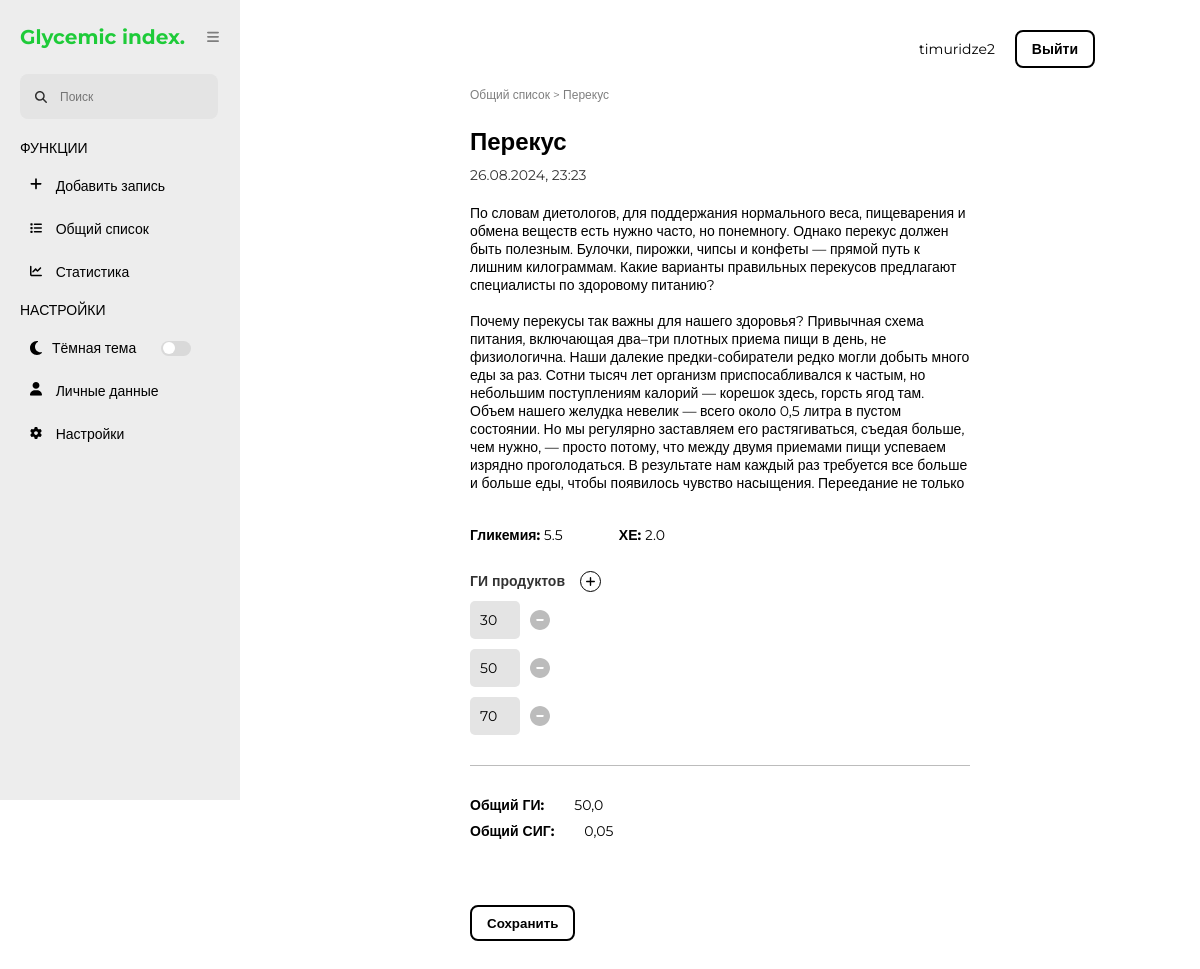
The page /gi-webapp/note/9/ (signed in) on the database as committed earlier.
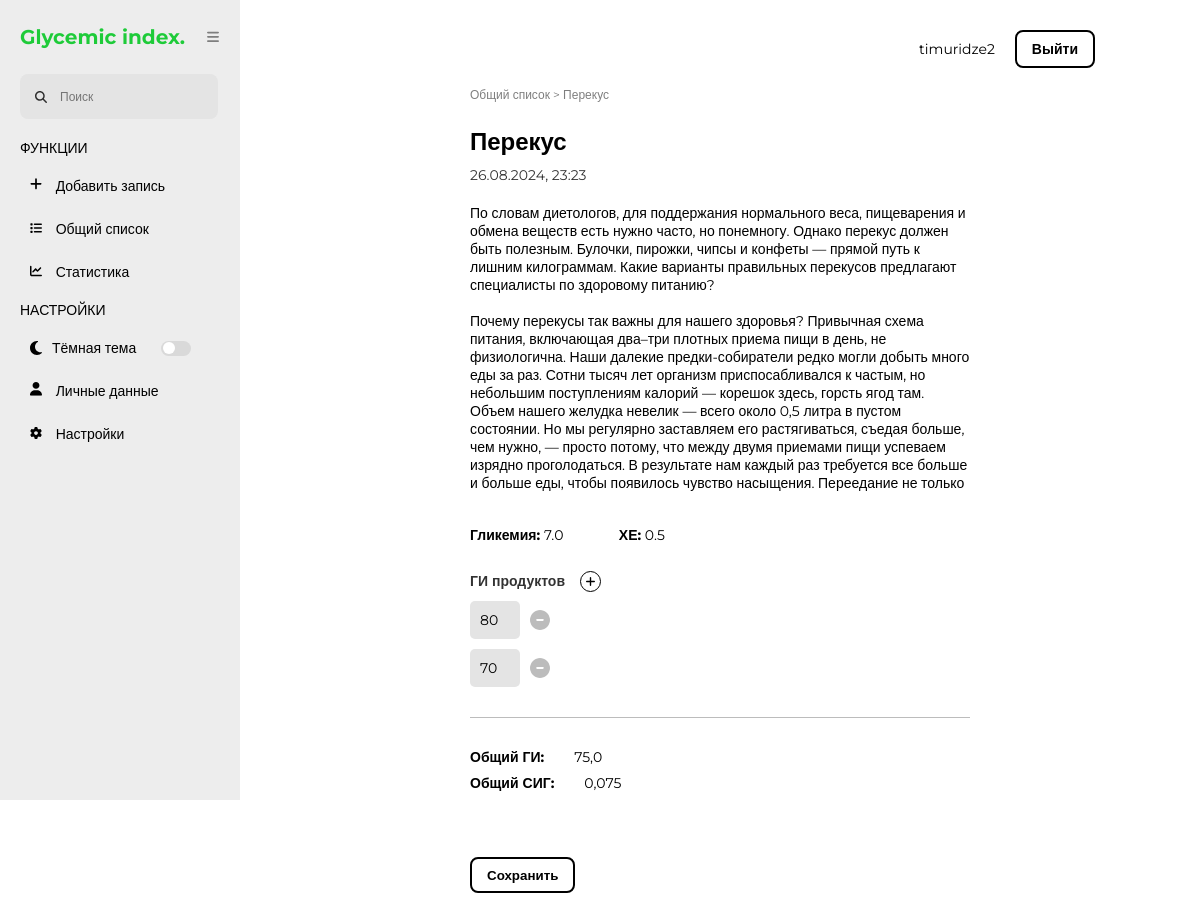
The same page on the database as committed later.
### glycemic_index_app/models.py (models this page shows)
class Note(models.Model):
    title = models.CharField(max_length=300)
    content = models.TextField(blank=True)
    created_at = models.DateTimeField(auto_now_add=True)
    glycemia = models.FloatField()
    bread_units = models.FloatField(blank=True)
    glycemic_index = models.CharField(max_length=500)
    general_gi = models.FloatField()
    general_rcg = models.FloatField()
    graph = models.TextField()
    user = models.ForeignKey(CustomUser, on_delete=models.CASCADE)
    class Meta:
        verbose_name = 'Note'
        verbose_name_plural = 'Notes'
        ordering = ['-created_at']

### glycemic_index_app/views.py (the view)
# urls.py: path('note/<int:pk>/', detail, name='note_detail'),
@login_required(login_url='glycemic_index_app:login')
def detail(request, pk):
    notes = get_object_or_404(Note, pk=pk)
    if request.method == 'POST':
        form = EditingForm(request.POST, instance=notes)
        if form.is_valid():
            form.save()
            return redirect('glycemic_index_app:main')  # перенаправление на страницу с записью после сохранения
    else:
        form = EditingForm(instance=notes)
    context = {'notes': notes, 'list': notes.glycemic_index.split(","), 'title': 'Запись', 'name': 'detail', 'form': form}
    return render(request, 'glycemic_index_app/components/detail.html', context=context)

### glycemic_index_app/templatetags/sidebar_active.py (called while the page is built)
@register.simple_tag
def is_active(name, current_name):
    return 'active' if name == current_name else ''

### glycemic_index_app/templates/glycemic_index_app/components/detail.html (shortened to what this page needs)
{% extends '../base.html' %}
{% load static %}
{% block link %}
<link rel="stylesheet" href="{% static 'glycemic_index_app/css/detail.css' %}">
{% endblock %}
{% block main %}
<div class="main-inner">
    <span class="main-title">Общий список > {{ notes.title }}</span>
    <div class="main-note">
        <form action="" id="add-form" method="post">
            {{ form.title }}
            <div class="note-date">{{ notes.created_at|date:"d.m.Y, H:i" }}</div>
            {{ form.content }}
            <div class="note-flex">
                <span class="note-glycemia"><b>Гликемия:</b> {{ form.glycemia }}</span>
                <span class="note-xe"><b>ХЕ:</b> {{ form.bread_units }}</span>
            </div>
            <div class="note-GI">
                <div class="note-GI-title">
                    <h3>ГИ продуктов</h3>
                    <button class="note-add-button" onclick="addFn()" type="button">
                    </button>
                </div>
                <div class="note-GI-list" id="note-GI-list">
                    {% for item in list %}
                        <div class="form-GI-wrapper">
                            <input type="number" min="0" max="150" name="glycemic-index" class="form-GI" value="{{ item }}">
                            <button class="minus-button" onclick="delNode(this)" type="button"></button>
                        </div>
                    {% endfor %}
                </div>
            </div>
            <div class="conclusion-info">
                <div class="conclusion-line">
                    <span class="conclusion-title">Общий ГИ:</span>
                    <span>{{ notes.general_gi }}</span>
                </div>
                <div class="conclusion-line">
                    <span class="conclusion-title">Общий СИГ:</span>
                    <span>{{ notes.general_rcg }}</span>
                </div>
            </div>
            <button class="note-button" type="submit">Сохранить</button>
        </form>
    </div>
</div>
{% endblock %}

Rows that differ between the two databases and show on the page:
changed Note "Перекус": glycemia "5.5" → "7.0"; bread_units "2.0" → "0.5"; general_gi "50,0" → "75,0"; general_rcg "0,05" → "0,075"
Other text that changed with them:
form field glycemic-index: "30" → "80"
form field glycemic-index: "50" → "70"
list line gone: "70"
